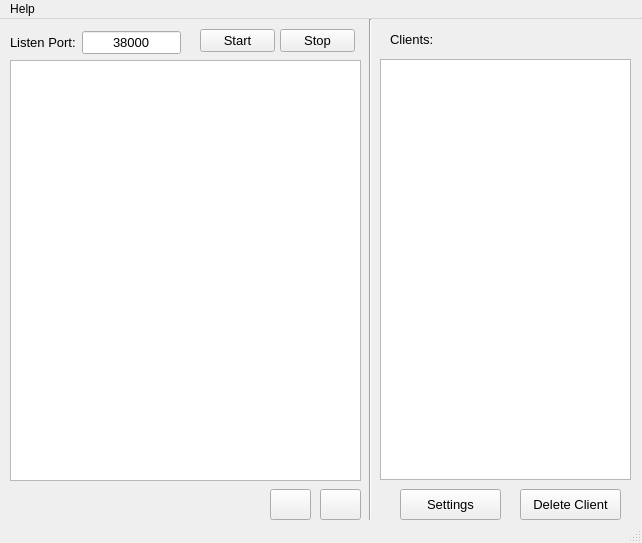
<?xml version="1.0" encoding="UTF-8"?>
<ui version="4.0">
 <class>MainWindow</class>
 <widget class="QMainWindow" name="MainWindow">
  <property name="geometry">
   <rect>
    <x>0</x>
    <y>0</y>
    <width>642</width>
    <height>543</height>
   </rect>
  </property>
  <property name="minimumSize">
   <size>
    <width>642</width>
    <height>530</height>
   </size>
  </property>
  <property name="maximumSize">
   <size>
    <width>642</width>
    <height>700</height>
   </size>
  </property>
  <property name="windowTitle">
   <string>SenseServer</string>
  </property>
  <property name="windowIcon">
   <iconset>
    <normaloff>:/pictures/__pictures/network.png</normaloff>:/pictures/__pictures/network.png</iconset>
  </property>
  <widget class="QWidget" name="centralwidget">
   <widget class="QTextBrowser" name="Testing">
    <property name="geometry">
     <rect>
      <x>10</x>
      <y>41</y>
      <width>351</width>
      <height>421</height>
     </rect>
    </property>
    <property name="font">
     <font>
      <pointsize>10</pointsize>
      <weight>50</weight>
      <bold>false</bold>
     </font>
    </property>
    <property name="mouseTracking">
     <bool>true</bool>
    </property>
    <property name="sizeAdjustPolicy">
     <enum>QAbstractScrollArea::AdjustToContents</enum>
    </property>
   </widget>
   <widget class="QWidget" name="horizontalLayoutWidget">
    <property name="geometry">
     <rect>
      <x>10</x>
      <y>10</y>
      <width>171</width>
      <height>27</height>
     </rect>
    </property>
    <layout class="QHBoxLayout" name="horizontalLayout">
     <item>
      <widget class="QLabel" name="label">
       <property name="font">
        <font>
         <pointsize>10</pointsize>
        </font>
       </property>
       <property name="text">
        <string>Listen Port:</string>
       </property>
      </widget>
     </item>
     <item>
      <widget class="QLineEdit" name="portIP">
       <property name="font">
        <font>
         <pointsize>10</pointsize>
        </font>
       </property>
       <property name="text">
        <string>38000</string>
       </property>
       <property name="alignment">
        <set>Qt::AlignCenter</set>
       </property>
      </widget>
     </item>
    </layout>
   </widget>
   <widget class="QPushButton" name="buttonStart">
    <property name="geometry">
     <rect>
      <x>200</x>
      <y>10</y>
      <width>75</width>
      <height>23</height>
     </rect>
    </property>
    <property name="font">
     <font>
      <pointsize>10</pointsize>
     </font>
    </property>
    <property name="text">
     <string>Start</string>
    </property>
   </widget>
   <widget class="QPushButton" name="buttonStop">
    <property name="geometry">
     <rect>
      <x>280</x>
      <y>10</y>
      <width>75</width>
      <height>23</height>
     </rect>
    </property>
    <property name="font">
     <font>
      <pointsize>10</pointsize>
     </font>
    </property>
    <property name="text">
     <string>Stop</string>
    </property>
   </widget>
   <widget class="QPushButton" name="clear">
    <property name="geometry">
     <rect>
      <x>320</x>
      <y>470</y>
      <width>41</width>
      <height>31</height>
     </rect>
    </property>
    <property name="font">
     <font>
      <pointsize>10</pointsize>
     </font>
    </property>
    <property name="text">
     <string/>
    </property>
    <property name="icon">
     <iconset>
      <normaloff>:/pictures/__pictures/trash.png</normaloff>:/pictures/__pictures/trash.png</iconset>
    </property>
    <property name="iconSize">
     <size>
      <width>25</width>
      <height>25</height>
     </size>
    </property>
   </widget>
   <widget class="QLabel" name="label_2">
    <property name="geometry">
     <rect>
      <x>390</x>
      <y>10</y>
      <width>51</width>
      <height>21</height>
     </rect>
    </property>
    <property name="font">
     <font>
      <pointsize>10</pointsize>
     </font>
    </property>
    <property name="text">
     <string>Clients:</string>
    </property>
   </widget>
   <widget class="QListWidget" name="listClients">
    <property name="geometry">
     <rect>
      <x>380</x>
      <y>40</y>
      <width>251</width>
      <height>421</height>
     </rect>
    </property>
   </widget>
   <widget class="Line" name="line">
    <property name="geometry">
     <rect>
      <x>360</x>
      <y>0</y>
      <width>20</width>
      <height>501</height>
     </rect>
    </property>
    <property name="orientation">
     <enum>Qt::Vertical</enum>
    </property>
   </widget>
   <widget class="QPushButton" name="deleteClient">
    <property name="geometry">
     <rect>
      <x>520</x>
      <y>470</y>
      <width>101</width>
      <height>31</height>
     </rect>
    </property>
    <property name="font">
     <font>
      <pointsize>10</pointsize>
     </font>
    </property>
    <property name="text">
     <string>Delete Client</string>
    </property>
   </widget>
   <widget class="QPushButton" name="sendClient">
    <property name="geometry">
     <rect>
      <x>270</x>
      <y>470</y>
      <width>41</width>
      <height>31</height>
     </rect>
    </property>
    <property name="text">
     <string/>
    </property>
    <property name="icon">
     <iconset>
      <normaloff>:/button/__pictures/aiga-left-arrow.png</normaloff>:/button/__pictures/aiga-left-arrow.png</iconset>
    </property>
    <property name="iconSize">
     <size>
      <width>25</width>
      <height>25</height>
     </size>
    </property>
    <property name="checkable">
     <bool>false</bool>
    </property>
    <property name="autoRepeat">
     <bool>false</bool>
    </property>
    <property name="autoExclusive">
     <bool>false</bool>
    </property>
   </widget>
   <widget class="QPushButton" name="deleteClient_2">
    <property name="geometry">
     <rect>
      <x>400</x>
      <y>470</y>
      <width>101</width>
      <height>31</height>
     </rect>
    </property>
    <property name="font">
     <font>
      <pointsize>10</pointsize>
     </font>
    </property>
    <property name="text">
     <string>Settings</string>
    </property>
   </widget>
  </widget>
  <widget class="QMenuBar" name="menubar">
   <property name="geometry">
    <rect>
     <x>0</x>
     <y>0</y>
     <width>642</width>
     <height>21</height>
    </rect>
   </property>
   <widget class="QMenu" name="menuHelp">
    <property name="font">
     <font>
      <pointsize>11</pointsize>
     </font>
    </property>
    <property name="title">
     <string>Help</string>
    </property>
    <addaction name="actionAbout"/>
   </widget>
   <addaction name="menuHelp"/>
  </widget>
  <widget class="QStatusBar" name="statusbar"/>
  <action name="actionAbout">
   <property name="text">
    <string>About</string>
   </property>
  </action>
 </widget>
 <resources/>
 <connections/>
</ui>
